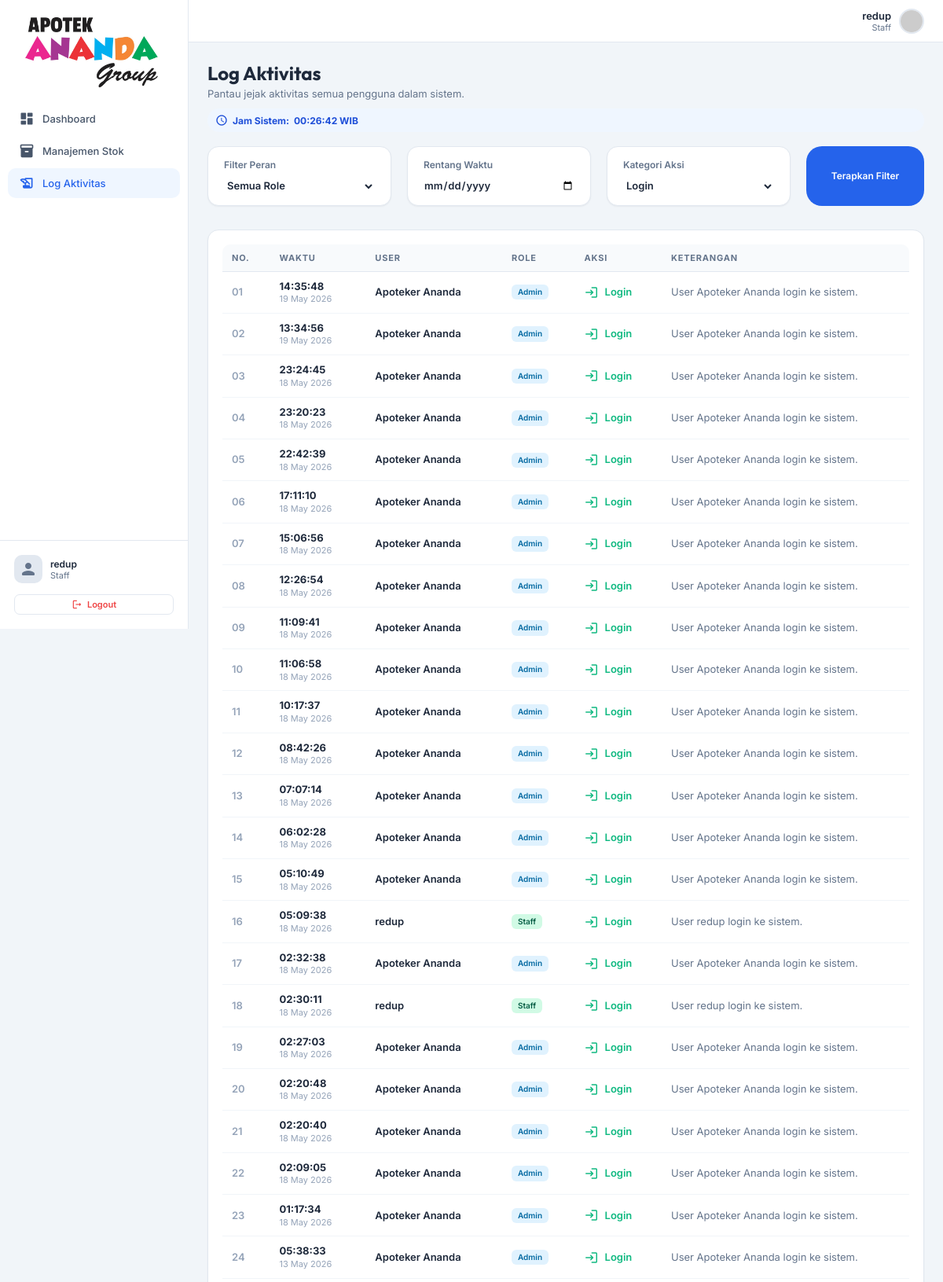
/frontend/admin/log_aktivitas.php?aksi=Login (signed in, upper part), run on the app's committed database.
### tables this page shows
CREATE TABLE `log_aktivitas` (
  `id_log` int(11) NOT NULL,
  `id_user` int(11) NOT NULL,
  `aksi` varchar(100) NOT NULL,
  `keterangan` text NOT NULL,
  `created_at` datetime DEFAULT current_timestamp()
);

### backend/config/database.php (called while the page is built, shortened)
<?php
function getDBConnection(): PDO {
    static $pdo = null;
    if ($pdo === null) {
        $dsn = "mysql:host=" . DB_HOST . ";dbname=" . DB_NAME . ";charset=" . DB_CHARSET;
        $options = [
            PDO::ATTR_ERRMODE            => PDO::ERRMODE_EXCEPTION,
            PDO::ATTR_DEFAULT_FETCH_MODE => PDO::FETCH_ASSOC,
            PDO::ATTR_EMULATE_PREPARES   => false,
            PDO::ATTR_STRINGIFY_FETCHES  => false,
            PDO::MYSQL_ATTR_INIT_COMMAND => "SET NAMES utf8mb4 COLLATE utf8mb4_unicode_ci"
        ];
        try {
            $pdo = new PDO($dsn, DB_USER, DB_PASS, $options);
            $pdo->exec("SET time_zone = '" . DB_TIMEZONE . "'");
        } catch (PDOException $e) {
            error_log("Database connection failed: " . $e->getMessage());
            die("Koneksi database gagal. Silakan hubungi administrator.");
        }
    }
    return $pdo;
}

### backend/controllers/log_controller.php (called while the page is built, shortened)
<?php
require_once __DIR__ . '/../config/database.php';
require_once __DIR__ . '/../helpers/session_helper.php';
require_once __DIR__ . '/../models/log_aktivitas.php';
function getLogData(): array {
    $logModel = new LogAktivitas();
    $role = $_GET['role'] ?? null;
    if (!in_array($role, ['super_admin', 'admin'], true)) {
        $role = null;
    }
    $date = $_GET['date'] ?? null;
    $aksi = $_GET['aksi'] ?? null;
    $aksi = $aksi !== null && $aksi !== '' ? sanitize($aksi) : null;
    return $logModel->getAll(null, $role, $date, $aksi);
}
function getLogActions(): array {
    $logModel = new LogAktivitas();
    return $logModel->getUniqueActions();
}

### backend/models/log_aktivitas.php (called while the page is built, shortened)
<?php
require_once __DIR__ . '/../config/database.php';
class LogAktivitas {
    private PDO $db;
    public function __construct() {
        $this->db = getDBConnection();
    }
    public function getAll(?int $limit = null, ?string $role = null, ?string $date = null, ?string $aksi = null): array {
        $sql = "SELECT la.*, COALESCE(u.nama_lengkap, '(User dihapus)') AS nama_lengkap, COALESCE(u.role, 'unknown') AS role
                FROM log_aktivitas la
                LEFT JOIN users u ON la.id_user = u.id_user";
        $params = [];
        $conditions = [];
        if ($aksi) {
            $conditions[] = "la.aksi = :aksi";
            $params['aksi'] = $aksi;
        }
        if (!empty($conditions)) {
            $sql .= " WHERE " . implode(" AND ", $conditions);
        }
        $sql .= " ORDER BY la.created_at DESC";
        $stmt = $this->db->prepare($sql);
        $stmt->execute($params);
        return $stmt->fetchAll();
    }
    public function getUniqueActions(): array {
        $stmt = $this->db->query("SELECT DISTINCT aksi FROM log_aktivitas ORDER BY aksi ASC");
        return $stmt->fetchAll(PDO::FETCH_COLUMN);
    }
}

### backend/helpers/session_helper.php (called while the page is built, shortened)
<?php
require_once __DIR__ . '/../config/database.php';
function sanitize(string $input): string {
    return trim($input);
}

### frontend/admin/log_aktivitas.php (the view, shortened to what this page needs)
<?php
require_once __DIR__ . '/../../backend/helpers/session_helper.php';
require_once __DIR__ . '/../templates/header.php';
require_once __DIR__ . '/../../backend/controllers/log_controller.php';
$logs = getLogData();
$actions = getLogActions();
$filterDate = $_GET['date'] ?? '';
$filterAksi = $_GET['aksi'] ?? '';
function formatLogTime(?string $datetime): string {
    $timestamp = strtotime($datetime);
    return $timestamp ? date('H:i:s', $timestamp) : '-';
}
function formatLogDate(?string $datetime): string {
    $timestamp = strtotime($datetime);
    return $timestamp ? date('d F Y', $timestamp) : '-';
}
require_once __DIR__ . '/../templates/sidebar.php';
?>
<div class="page-header">
    <h1>Log Aktivitas</h1>
    <p>Pantau jejak aktivitas semua pengguna dalam sistem.</p>
    <div style="display:inline-flex;align-items:center;gap:6px;margin-top:8px;padding:7px 10px;border-radius:999px;background:#eff6ff;color:#1d4ed8;font-size:12px;font-weight:700;">
        <span class="material-icons-round" style="font-size:16px;">schedule</span>
        Jam Sistem: <span id="liveClock"><?= date('H:i:s') ?> WIB</span>
    </div>
</div>
<form method="GET" style="display: grid; grid-template-columns: repeat(auto-fit, minmax(200px, 1fr)) 150px; gap: 20px; margin-bottom: 30px;">
    <div class="card" style="margin-bottom:0; padding: 15px 20px;">
        <label style="display:block; font-size:12px; font-weight:600; color:#64748b; margin-bottom:8px;">Filter Peran</label>
        <select name="role" class="form-control" style="border:none; padding:0; height:auto; font-weight:600; color:#1e293b;">
            <option value="">Semua Role</option>
        </select>
    </div>
    <div class="card" style="margin-bottom:0; padding: 15px 20px;">
        <label style="display:block; font-size:12px; font-weight:600; color:#64748b; margin-bottom:8px;">Rentang Waktu</label>
        <input type="date" name="date" class="form-control" value="<?= htmlspecialchars($filterDate) ?>" style="border:none; padding:0; height:auto; font-weight:600; color:#1e293b;">
    </div>
    <div class="card" style="margin-bottom:0; padding: 15px 20px;">
        <label style="display:block; font-size:12px; font-weight:600; color:#64748b; margin-bottom:8px;">Kategori Aksi</label>
        <select name="aksi" class="form-control" style="border:none; padding:0; height:auto; font-weight:600; color:#1e293b;">
            <?php foreach ($actions as $action): ?>
                <option value="<?= htmlspecialchars($action) ?>" <?= $filterAksi === $action ? 'selected' : '' ?>><?= htmlspecialchars($action) ?></option>
            <?php endforeach; ?>
        </select>
    </div>
    <button type="submit" class="btn btn-primary" style="height: 100%; border-radius: 20px; justify-content: center;">
        Terapkan Filter
    </button>
</form>
<div class="card">
    <div class="table-wrapper">
        <table>
            <thead>
                <tr>
                    <th>NO.</th>
                    <th>WAKTU</th>
                    <th>USER</th>
                    <th>ROLE</th>
                    <th>AKSI</th>
                    <th>KETERANGAN</th>
                </tr>
            </thead>
            <tbody>
                <?php if (empty($logs)): ?>
                    <tr><td colspan="6" class="text-center" style="padding:40px; color:#94a3b8;">Tidak ada catatan aktivitas ditemukan.</td></tr>
                <?php else: ?>
                    <?php foreach ($logs as $i => $log): ?>
                    <tr>
                        <td style="font-weight:600; color:#94a3b8;"><?= str_pad($i + 1, 2, '0', STR_PAD_LEFT) ?></td>
                        <td>
                            <div style="font-weight:700; color:#1e293b;"><?= formatLogTime($log['created_at']) ?></div>
                            <div style="font-size:11px; color:#94a3b8;"><?= formatLogDate($log['created_at']) ?></div>
                        </td>
                        <td>
                            <div style="font-weight:600; color:#1e293b;"><?= htmlspecialchars($log['nama_lengkap']) ?></div>
                        </td>
                        <td>
                            <span class="badge <?= $log['role'] === 'super_admin' ? 'badge-info' : 'badge-success' ?>" style="font-size:10px;">
                                <?= $log['role'] === 'super_admin' ? 'Admin' : 'Staff' ?>
                            </span>
                        </td>
                        <td>
                            <div style="display:flex; align-items:center; gap:8px; font-weight:600; color: var(--success);">
                                <span class="material-icons-round" style="font-size:18px;">
                                </span>
                                <?= htmlspecialchars($log['aksi']) ?>
                            </div>
                        </td>
                        <td>
                            <div style="font-size:13px; color:#64748b; max-width:400px;"><?= htmlspecialchars($log['keterangan']) ?></div>
                        </td>
                    </tr>
                    <?php endforeach; ?>
                <?php endif; ?>
            </tbody>
        </table>
    </div>
</div>
<?php require_once __DIR__ . '/../templates/footer.php'; ?>

### frontend/templates/header.php (style rules this page uses)
:root { --primary: #2563eb; --primary-hover: #1d4ed8; --secondary: #64748b; --success: #10b981; --warning: #f59e0b; --danger: #ef4444; --background: #f1f5f9; --surface: #ffffff; --sidebar: #ffffff; --text-main: #1e293b; --text-muted: #64748b; --border: #e2e8f0; --shadow-sm: 0 1px 2px 0 rgba(0, 0, 0, 0.05); --shadow: 0 4px 6px -1px rgba(0, 0, 0, 0.1), 0 2px 4px -1px rgba(0, 0, 0, 0.06); --shadow-lg: 0 10px 15px -3px rgba(0, 0, 0, 0.1), 0 4px 6px -2px rgba(0, 0, 0, 0.05); --sidebar-width: 240px; }
* { margin: 0; padding: 0; box-sizing: border-box; }
body { font-family: 'Inter', sans-serif; background: var(--background); color: var(--text-main); display: flex; min-height: 100vh; overflow-x: hidden; }
.page-header { margin-bottom: 18px; display: flex; flex-direction: column; gap: 3px; }
.page-header h1 { font-family: 'Outfit', sans-serif; font-size: 24px; font-weight: 700; color: #1e293b; }
.page-header p { color: #64748b; font-size: 13px; }
.card { background: #fff; border-radius: 14px; box-shadow: var(--shadow-sm); border: 1px solid var(--border); padding: 18px; margin-bottom: 18px; }
.table-wrapper { width: 100%; overflow-x: auto; border-radius: 10px; }
.table-wrapper table { min-width: 900px; }
table { width: 100%; border-collapse: separate; border-spacing: 0; }
th { background: #f8fafc; padding: 10px 12px; text-align: left; font-size: 11px; font-weight: 700; color: #64748b; text-transform: uppercase; letter-spacing: 0.8px; border-bottom: 1px solid var(--border); }
td { padding: 10px 12px; font-size: 13px; color: #475569; border-bottom: 1px solid #f1f5f9; vertical-align: middle; line-height: 1.35; }
.badge { padding: 3px 8px; border-radius: 6px; font-size: 11px; font-weight: 600; display: inline-flex; align-items: center; }
.badge-success { background: #d1fae5; color: #065f46; }
.badge-info { background: #e0f2fe; color: #0369a1; }
.btn { display: inline-flex; align-items: center; gap: 6px; padding: 8px 14px; border-radius: 10px; font-size: 12px; font-weight: 600; border: none; cursor: pointer; transition: all 0.2s; text-decoration: none; font-family: 'Inter', sans-serif; }
.btn-primary { background: var(--primary); color: #fff; }
.form-control { width: 100%; border: 1px solid var(--border); border-radius: 8px; padding: 8px 10px; font-size: 13px; font-family: 'Inter', sans-serif; outline: none; background: #fff; color: #1e293b; }

### data on the page
log_aktivitas: i "01", created_at "14:35:48", created_at "19 May 2026", nama_lengkap "Apoteker Ananda", shows "Admin", aksi "Login", keterangan "User Apoteker Ananda login ke sistem."
log_aktivitas: i "02", created_at "13:34:56", created_at "19 May 2026", nama_lengkap "Apoteker Ananda", shows "Admin", aksi "Login", keterangan "User Apoteker Ananda login ke sistem."
log_aktivitas: i "03", created_at "23:24:45", created_at "18 May 2026", nama_lengkap "Apoteker Ananda", shows "Admin", aksi "Login", keterangan "User Apoteker Ananda login ke sistem."
log_aktivitas: i "04", created_at "23:20:23", created_at "18 May 2026", nama_lengkap "Apoteker Ananda", shows "Admin", aksi "Login", keterangan "User Apoteker Ananda login ke sistem."
log_aktivitas: i "05", created_at "22:42:39", created_at "18 May 2026", nama_lengkap "Apoteker Ananda", shows "Admin", aksi "Login", keterangan "User Apoteker Ananda login ke sistem."
log_aktivitas: i "06", created_at "17:11:10", created_at "18 May 2026", nama_lengkap "Apoteker Ananda", shows "Admin", aksi "Login", keterangan "User Apoteker Ananda login ke sistem."
log_aktivitas: i "07", created_at "15:06:56", created_at "18 May 2026", nama_lengkap "Apoteker Ananda", shows "Admin", aksi "Login", keterangan "User Apoteker Ananda login ke sistem."
log_aktivitas: i "08", created_at "12:26:54", created_at "18 May 2026", nama_lengkap "Apoteker Ananda", shows "Admin", aksi "Login", keterangan "User Apoteker Ananda login ke sistem."
log_aktivitas: i "09", created_at "11:09:41", created_at "18 May 2026", nama_lengkap "Apoteker Ananda", shows "Admin", aksi "Login", keterangan "User Apoteker Ananda login ke sistem."
log_aktivitas: i "10", created_at "11:06:58", created_at "18 May 2026", nama_lengkap "Apoteker Ananda", shows "Admin", aksi "Login", keterangan "User Apoteker Ananda login ke sistem."
log_aktivitas: i "11", created_at "10:17:37", created_at "18 May 2026", nama_lengkap "Apoteker Ananda", shows "Admin", aksi "Login", keterangan "User Apoteker Ananda login ke sistem."
log_aktivitas: i "12", created_at "08:42:26", created_at "18 May 2026", nama_lengkap "Apoteker Ananda", shows "Admin", aksi "Login", keterangan "User Apoteker Ananda login ke sistem."
log_aktivitas: i "13", created_at "07:07:14", created_at "18 May 2026", nama_lengkap "Apoteker Ananda", shows "Admin", aksi "Login", keterangan "User Apoteker Ananda login ke sistem."
log_aktivitas: i "14", created_at "06:02:28", created_at "18 May 2026", nama_lengkap "Apoteker Ananda", shows "Admin", aksi "Login", keterangan "User Apoteker Ananda login ke sistem."
log_aktivitas: i "15", created_at "05:10:49", created_at "18 May 2026", nama_lengkap "Apoteker Ananda", shows "Admin", aksi "Login", keterangan "User Apoteker Ananda login ke sistem."
log_aktivitas: i "16", created_at "05:09:38", created_at "18 May 2026", nama_lengkap "redup", shows "Staff", aksi "Login", keterangan "User redup login ke sistem."
log_aktivitas: i "17", created_at "02:32:38", created_at "18 May 2026", nama_lengkap "Apoteker Ananda", shows "Admin", aksi "Login", keterangan "User Apoteker Ananda login ke sistem."
log_aktivitas: i "18", created_at "02:30:11", created_at "18 May 2026", nama_lengkap "redup", shows "Staff", aksi "Login", keterangan "User redup login ke sistem."
log_aktivitas: i "19", created_at "02:27:03", created_at "18 May 2026", nama_lengkap "Apoteker Ananda", shows "Admin", aksi "Login", keterangan "User Apoteker Ananda login ke sistem."
log_aktivitas: i "20", created_at "02:20:48", created_at "18 May 2026", nama_lengkap "Apoteker Ananda", shows "Admin", aksi "Login", keterangan "User Apoteker Ananda login ke sistem."
log_aktivitas: i "21", created_at "02:20:40", created_at "18 May 2026", nama_lengkap "Apoteker Ananda", shows "Admin", aksi "Login", keterangan "User Apoteker Ananda login ke sistem."
log_aktivitas: i "22", created_at "02:09:05", created_at "18 May 2026", nama_lengkap "Apoteker Ananda", shows "Admin", aksi "Login", keterangan "User Apoteker Ananda login ke sistem."
log_aktivitas: i "23", created_at "01:17:34", created_at "18 May 2026", nama_lengkap "Apoteker Ananda", shows "Admin", aksi "Login", keterangan "User Apoteker Ananda login ke sistem."
log_aktivitas: i "24", created_at "05:38:33", created_at "13 May 2026", nama_lengkap "Apoteker Ananda", shows "Admin", aksi "Login", keterangan "User Apoteker Ananda login ke sistem."

### other printed values
$fullName "redup"
form field aksi "Login"
